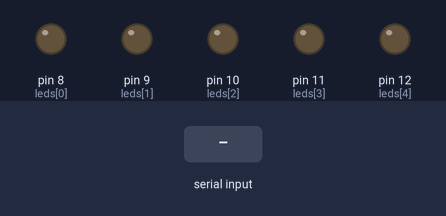
Bench run of a sketch on a simulated Arduino Uno, built with avr-gcc and run on an emulated ATmega328P. On the bench: output pins drawn as LEDs (lit = HIGH). Inputs (shaded band) come from the test bench.

Above: at 1.2 s.
1.3 s: "90,45\n" received over Serial
At 2.5 s:
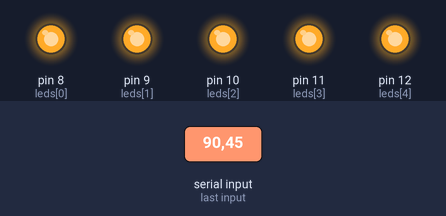
2.8 s: "30,150\n" received over Serial
At 3.6 s:
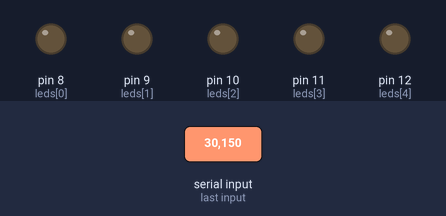
4.3 s: "200\n" received over Serial
5.8 s: "5\n" received over Serial
At 6.9 s:
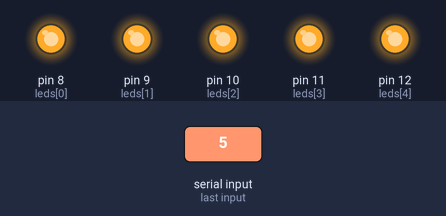
7.3 s: "90\n" received over Serial
At 8.1 s:
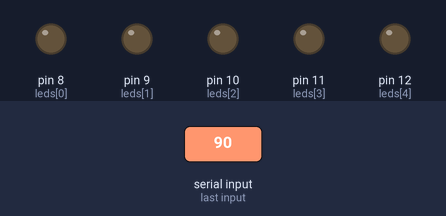
Timing chart, 0 to 9.8 s (numbered marks = the images above; inputs shaded):
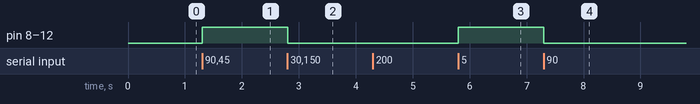

The sketch:

controlling_leds_with_my_hand_gg.ino
```cpp
const int leds[]={8, 9, 10, 11, 12};
const int numberOfLeds=5;

void setup() {
  Serial.begin(9600);
  for (int i=0; i<numberOfLeds; i++){
    pinMode(leds[i], OUTPUT);
    digitalWrite(leds[i], LOW);
  }
}

void loop() {
  if (Serial.available()>0){
    char command =Serial.read();
    if (command >='0' && command <='5') {
      int fingers = command-'0';
      for (int i=0; i<numberOfLeds; i++) {
        if(i<fingers){
          digitalWrite(leds[i],HIGH);
        }
        else{
          digitalWrite(leds[i],LOW);
        }
      }
    }
  }
}
```

Measured:
- after the input at 1.3 s, pin 8 (leds[0]), pin 9 (leds[1]), pin 10 (leds[2]), pin 11 (leds[3]), pin 12 (leds[4]): LOW → HIGH at once
- after the input at 2.8 s, pin 8 (leds[0]), pin 9 (leds[1]), pin 10 (leds[2]), pin 11 (leds[3]), pin 12 (leds[4]): HIGH → LOW at once
- after the input at 5.8 s, pin 8 (leds[0]), pin 9 (leds[1]), pin 10 (leds[2]), pin 11 (leds[3]), pin 12 (leds[4]): LOW → HIGH at once
- after the input at 7.3 s, pin 8 (leds[0]), pin 9 (leds[1]), pin 10 (leds[2]), pin 11 (leds[3]), pin 12 (leds[4]): HIGH → LOW at once
